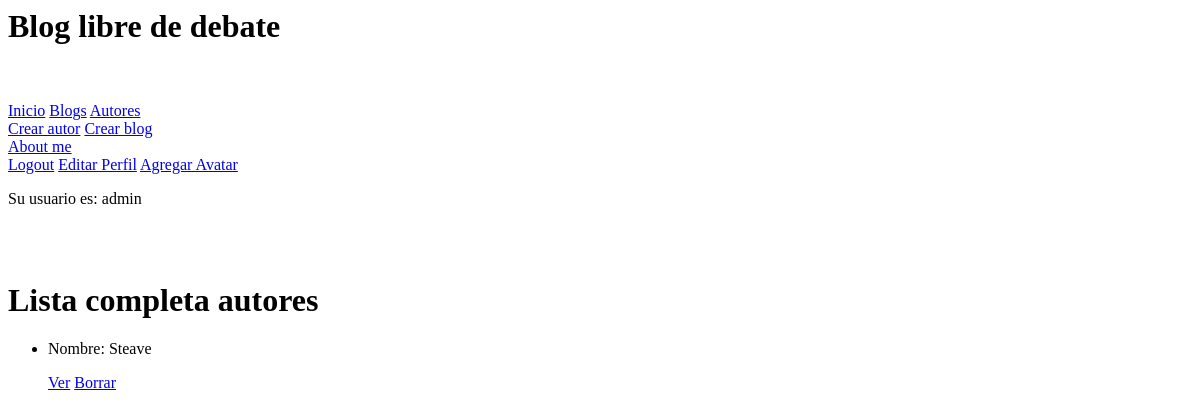
The app's page /blog/autor/list (signed in), older data.
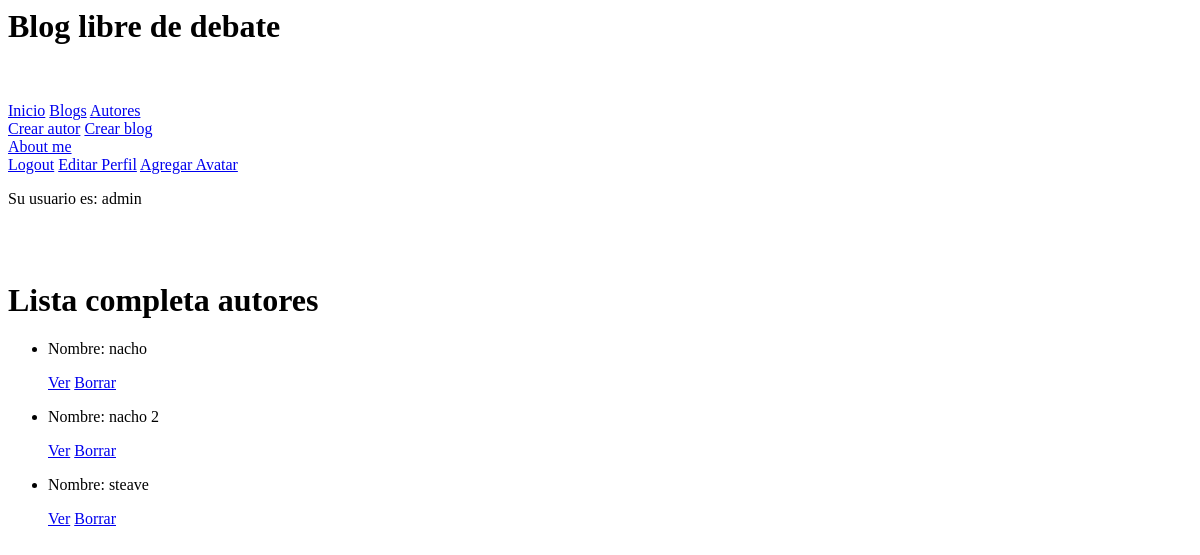
The same page, newer data.
### blog/models.py (models this page shows, shortened)
class Autor(models.Model):
    class Meta:
        verbose_name_plural = "Autores"
    nombre = models.CharField(max_length=30)
    apellido = models.CharField(max_length=30)
    profesion = models.CharField(max_length=30)

### blog/views.py (the view)
# urls.py: path("autor/list", AutorList.as_view(), name="AutorList"),
class AutorList(LoginRequiredMixin, ListView):
    model = Autor
    template_name = "blog/autor_list.html"

### blog/templates/blog/autor_list.html
{% extends "blog/madre.html" %}
{% block inserte_aqui_su_contenido %}
<h1>Lista completa autores</h1>
{% if object_list %}
<ul>
    {% for autor in object_list %}
    <li>
        <p>Nombre: {{ autor.nombre }}
    <p>
        <a href="{% url 'AutorDetail' autor.id %}">Ver</a>
        <a href="{% url 'AutorDelete' autor.id %}">Borrar</a>
    </p>
    </li>
    {% endfor %}
</ul>
{% else %}
<p>No hay autores aún, puedes cargar alguno para que aparezca en esta lista.</p>
{% endif %}
{% endblock %}

### blog/templates/blog/madre.html (shortened to what this page needs)
<h1>Blog libre de debate</h1>
<a class="navbar-brand" href="{% url 'Inicio' %}">Inicio</a>
<a class="navbar-brand" href="{% url 'PaginasList' %}">Blogs</a>
<a class="navbar-brand" href="{% url 'AutorList' %}">Autores</a> <br>
<a class="navbar-brand" href="{% url 'AutorNew' %}">Crear autor</a>
<a class="navbar-brand" href="{% url 'PaginaNew' %}">Crear blog</a> <br>
<a class="navbar-brand" href="{% url 'AboutMe' %}">About me</a> <br>
{% if request.user.is_authenticated %}
    <a class="navbar-brand" href="{% url 'Logout' %}">Logout</a>
    <a class="navbar-brand" href="{% url 'EditarPerfil' %}">Editar Perfil</a>
    <a class="navbar-brand" href="{% url 'AgregarAvatar' %}">Agregar Avatar</a>
    <p> Su usuario es: {{ user.username }} </p>
{% endif %}
{% block inserte_aqui_su_contenido %}
{% endblock %}

Row changes from the older to the newer data that the page shows:
removed Autor: nombre "Steave"
added Autor: nombre "nacho"
added Autor: nombre "nacho 2"
added Autor: nombre "steave"
